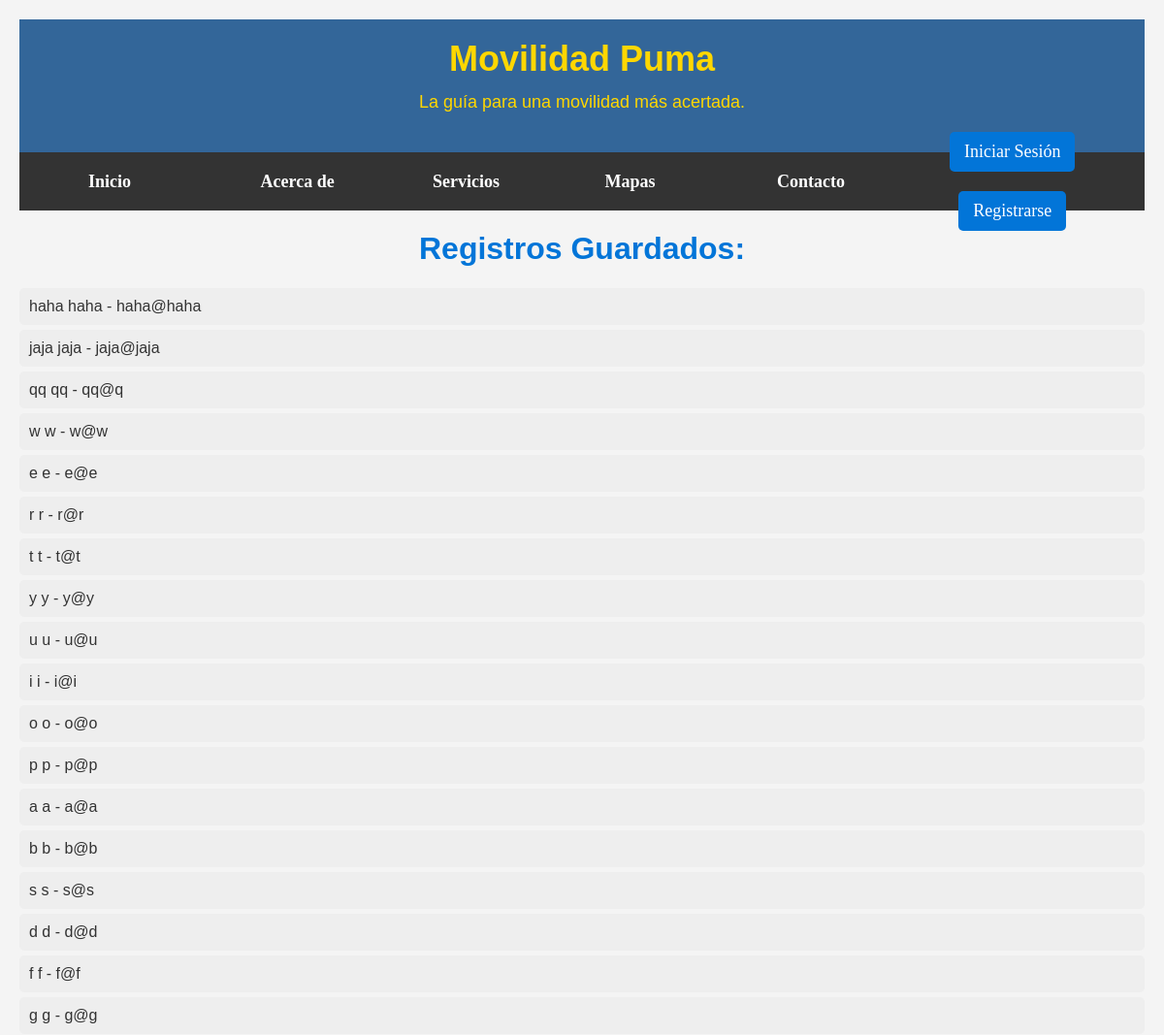
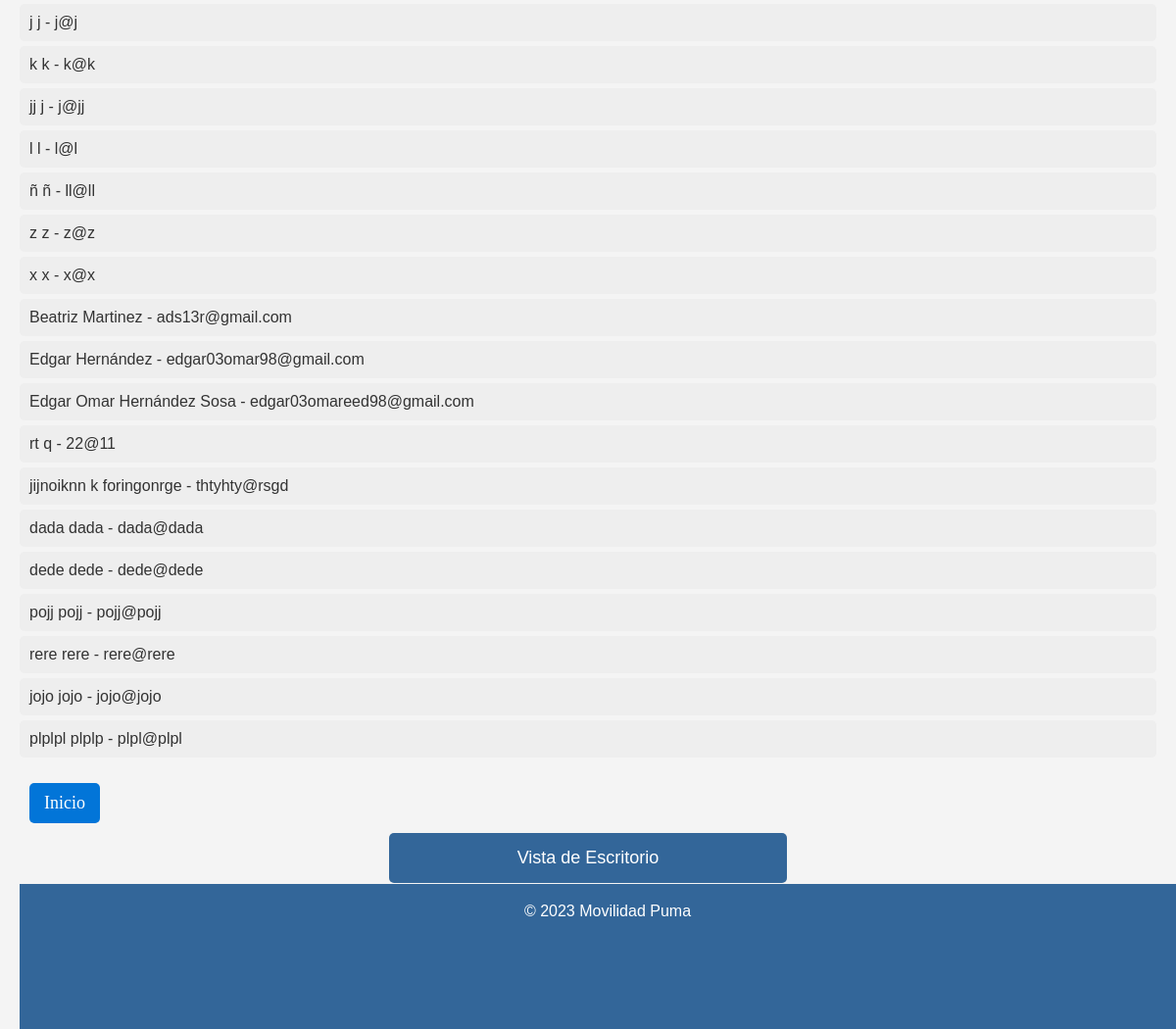
The page /ver_registros on the database its author committed (2 pictures, top to bottom).
### app/models.py (models this page shows)
class Persona(db.Model):
    id=db.Column(db.Integer,primary_key=True)
    nombre=db.Column(db.String(100))
    apellido=db.Column(db.String(100))
    email=db.Column(db.String(100), unique=True)
    password_hash=db.Column(db.BLOB(100))
    salt=db.Column(db.BLOB(100))

### app/routes.py (the view)
@main.route('/ver_registros')
def ver_registros():
    personas=Persona.query.all()
    return render_template('ver_registros.html',
                           personas=personas)

### app/templates/ver_registros.html (shortened to what this page needs)
<!DOCTYPE html>
<html lang="es">
<head>
    <link rel="stylesheet" href="{{ url_for('static',filename='css/estilosp.css') }}">
</head>
<body>
    <div class="container">
        <header>
            <h1>Movilidad Puma</h1>
            <p>La guía para una movilidad más acertada.</p>
        </header>
        <nav>
            <ul>
                <li><a href="{{ url_for('main.landing_page') }}">Inicio</a></li>
                <li><a href="{{ url_for('main.landing_page') }}#acerca">Acerca de</a></li>
                <li><a href="{{ url_for('main.landing_page') }}#servicios">Servicios</a></li>
                <li><a href="{{ url_for('main.mapas') }}">Mapas</a></li>
                <li><a href="{{ url_for('main.landing_page') }}#contacto">Contacto</a></li>
            </ul>
            <div class="boton-container">
              <boton class="boton" id="botonInicioDeSesion">Iniciar Sesión</boton>
              <boton class="boton" id="botonRegistro">Registrarse</boton>
            </div>
        </nav>
        <h1>Registros Guardados:</h1>
        <g><ul>
            {% for Usuarios in personas %}
            <li>{{Usuarios.nombre}} {{Usuarios.apellido}}  -  {{Usuarios.email}}</li>
            {% endfor %}
        </ul></g>
        <a href="{{ url_for('main.landing_page') }}" class="boton" >Inicio</a>
        <button id="desktop-button">Vista de Escritorio</button><br>
        <button id="mobile-button">Vista Móvil</button>
        <footer>
            <section id="contacto">
                <p>&copy; 2023 Movilidad Puma</p>
            </section>
        </footer>
    </div>
</body>
</html>

### app/static/css/estilosp.css (style rules this page uses)
header { background-color: #336699; color: #FFD700; text-align: center; padding: 20px; }
header p { font-size: 18px; margin-top: 10px; }
header h1 { color: #FFD700; font-size: 36px; margin: 0; }
nav { background-color: #333; color: #fff; font-size: 18px; display: flex; justify-content: space-between; align-items: center; padding: 0%; height: 60px; text-align: center; }
nav ul { list-style-type: none; margin: 0; padding: 0; display: flex; height: 100%; width: 80%; }
nav ul li { position: relative; width: 100%; }
nav ul li a { padding-left: 40%; text-decoration: none; color: #fff; font-weight: bold; display: flex; align-items: center; height: 100%; }
body { background-color: #f4f4f4; margin: 0; padding: 20px; color: #333; }
.container { margin: 0 auto; margin-bottom: 60px; }
h1 { font-family: Arial, sans-serif; color: #0275d8; text-align: center; }
p { font-family: Arial, sans-serif; line-height: 1.5; }
.boton { display: inline-block; margin: 10px; padding: 10px 15px; background-color: #0275d8; color: white; text-decoration: none; border: none; border-radius: 5px; cursor: pointer; font-size: 18px; }
g ul { list-style: none; padding: 0; }
g ul li { font-family: Arial, sans-serif; background-color: #eee; padding: 10px; margin-bottom: 5px; border-radius: 5px; }
button { display: block; width: 35%; margin: 0 auto; padding: 15px; background-color: #336699; color: #fff; font-size: 18px; border: none; border-radius: 5px; cursor: pointer; transition: background-color 0.3s; }
footer { background-color: #336699; color: #fff; text-align: center; position: fixed; bottom: 0; height: 7%; width: 100%; }

### rows shown on the page
Persona: nombre "haha", apellido "haha", email "haha@haha"
Persona: nombre "jaja", apellido "jaja", email "jaja@jaja"
Persona: nombre "qq", apellido "qq", email "qq@q"
Persona: nombre "w", apellido "w", email "w@w"
Persona: nombre "e", apellido "e", email "e@e"
Persona: nombre "r", apellido "r", email "r@r"
Persona: nombre "t", apellido "t", email "t@t"
Persona: nombre "y", apellido "y", email "y@y"
Persona: nombre "u", apellido "u", email "u@u"
Persona: nombre "i", apellido "i", email "i@i"
Persona: nombre "o", apellido "o", email "o@o"
Persona: nombre "p", apellido "p", email "p@p"
Persona: nombre "a", apellido "a", email "a@a"
Persona: nombre "b", apellido "b", email "b@b"
Persona: nombre "s", apellido "s", email "s@s"
Persona: nombre "d", apellido "d", email "d@d"
Persona: nombre "f", apellido "f", email "f@f"
Persona: nombre "g", apellido "g", email "g@g"
Persona: nombre "j", apellido "j", email "j@j"
Persona: nombre "k", apellido "k", email "k@k"
Persona: nombre "jj", apellido "j", email "j@jj"
Persona: nombre "l", apellido "l", email "l@l"
Persona: nombre "ñ", apellido "ñ", email "ll@ll"
Persona: nombre "z", apellido "z", email "z@z"
Persona: nombre "x", apellido "x", email "x@x"
Persona: nombre "Beatriz", apellido "Martinez", email "ads13r@gmail.com"
Persona: nombre "Edgar", apellido "Hernández", email "edgar03omar98@gmail.com"
Persona: nombre "Edgar Omar", apellido "Hernández Sosa", email "edgar03omareed98@gmail.com"
Persona: nombre "rt", apellido "q", email "22@11"
Persona: nombre "jijnoiknn k", apellido "foringonrge", email "thtyhty@rsgd"
Persona: nombre "dada", apellido "dada", email "dada@dada"
Persona: nombre "dede", apellido "dede", email "dede@dede"
Persona: nombre "pojj", apellido "pojj", email "pojj@pojj"
Persona: nombre "rere", apellido "rere", email "rere@rere"
Persona: nombre "jojo", apellido "jojo", email "jojo@jojo"
Persona: nombre "plplpl", apellido "plplp", email "plpl@plpl"
